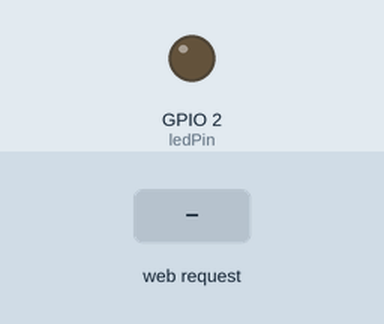
Bench run of a sketch on a simulated ESP32. Parts: output pins drawn as LEDs (lit = HIGH). The inputs (shaded band) are chosen by the test bench. WiFi joins after 1.5 s; servers stay silent unless stated; storage starts empty; what the sketch prints to the serial monitor is not drawn.

Above: at 3.2 s.
3.3 s: HTTP request GET /led2on received
At 3.6 s:
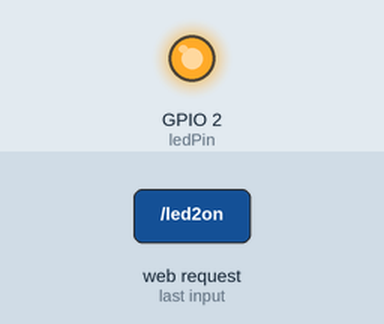
4.8 s: HTTP request GET /led2off received
At 5.9 s:
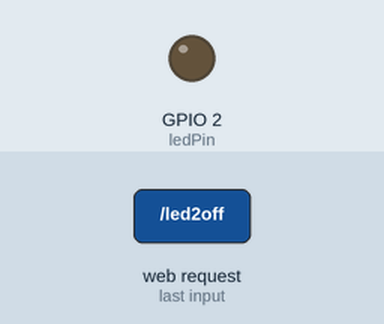
Timing chart, 0 to 7.8 s (numbered marks = the images above; inputs shaded):
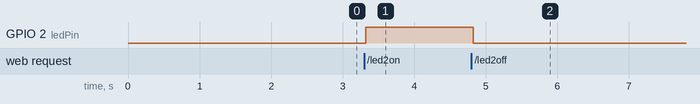

The sketch:

on-off-html.ino
```cpp
// Import required libraries
#include "WiFi.h"
#include "ESPAsyncWebServer.h"
#include "SPIFFS.h"

// Replace with your network credentials
const char* ssid = "BKPSDM@diskominfo"; //Replace with your own SSID
const char* password = "diskominfo"; //Replace with your own password

const int ledPin = 2;
String ledState;

// Create AsyncWebServer object on port 80
AsyncWebServer server(80);

// Replaces placeholder with LED state value
String processor(const String& var){
  Serial.println(var);
  if(var == "GPIO_STATE"){
    if(digitalRead(ledPin)){
      ledState = "ON";
    }
    else{
      ledState = "OFF";
    }
    Serial.print(ledState);
    return ledState;
  }
  return String();
}

void setup(){

  Serial.begin(115200);
  pinMode(ledPin, OUTPUT);

  // Initialize SPIFFS
  if(!SPIFFS.begin(true)){
    Serial.println("An Error has occurred while mounting SPIFFS");
    return;
  }

  // Connect to Wi-Fi
  WiFi.begin(ssid, password);
  while (WiFi.status() != WL_CONNECTED) {
    delay(1000);
    Serial.println("Connecting to WiFi..");
  }

  // Print ESP32 Local IP Address
  Serial.println(WiFi.localIP());

  // Route for root / web page
  server.on("/", HTTP_GET, [](AsyncWebServerRequest *request){
    request->send(SPIFFS, "/index.html", String(), false, processor);
  });

  // Route to load style.css file
  server.on("/style.css", HTTP_GET, [](AsyncWebServerRequest *request){
    request->send(SPIFFS, "/style.css", "text/css");
  });

  // Route to set GPIO to HIGH
  server.on("/led2on", HTTP_GET, [](AsyncWebServerRequest *request){
    digitalWrite(ledPin, HIGH);
    request->send(SPIFFS, "/index.html", String(), false, processor);
  });

  // Route to set GPIO to LOW
  server.on("/led2off", HTTP_GET, [](AsyncWebServerRequest *request){
    digitalWrite(ledPin, LOW);
    request->send(SPIFFS, "/index.html", String(), false, processor);
  });

  // Start server
  server.begin();
}

void loop(){

}
```

Measured:
- after the input at 3.3 s, GPIO 2 (ledPin): LOW → HIGH at once
- after the input at 4.8 s, GPIO 2 (ledPin): HIGH → LOW at once
